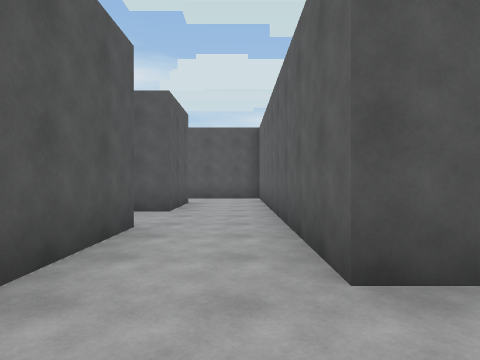
view 1 (above)

18 first-person views from a walk through a scene from a Unity 3-D project. The camera is 1.3 m above the floor, looks level and sees 75° across. The floor is counted in squares, 2 m on a side. Each view is taken from the middle of a square. On the plan, view 1 faces up. The plan holds only what a view shows up to about 10 squares ahead; the rest is blank. The place goes on beyond the plan. The player character is not drawn. Some animated figures are not drawn.

view 2
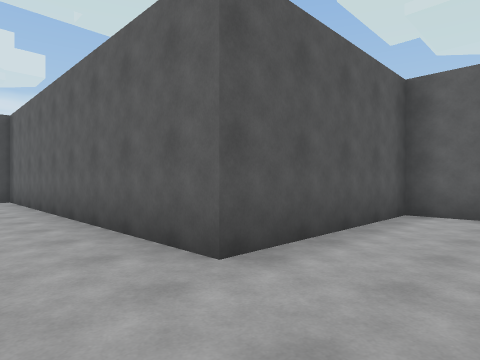

view 3
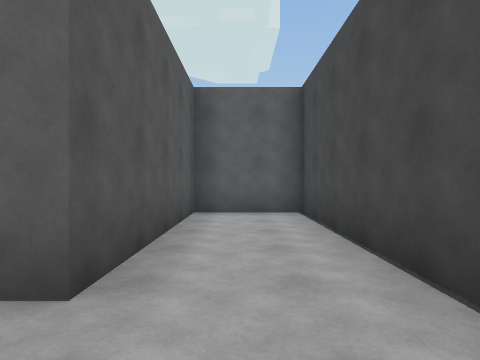

view 4
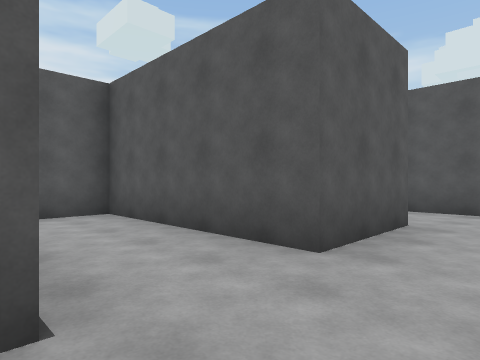

view 5
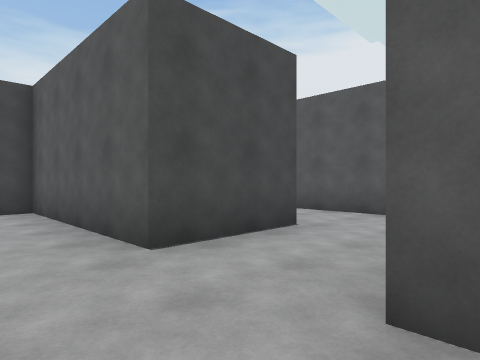

view 6
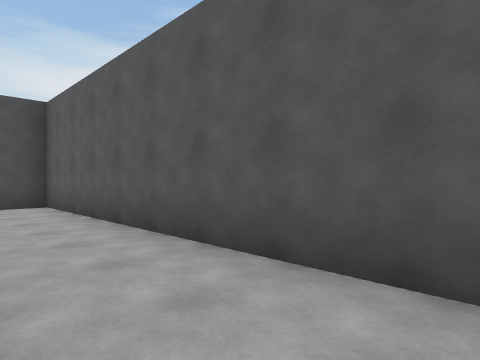

view 7
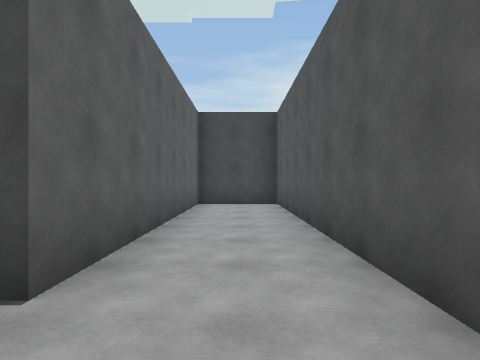

view 8
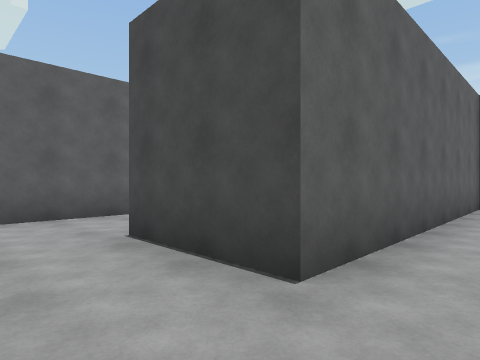

view 9
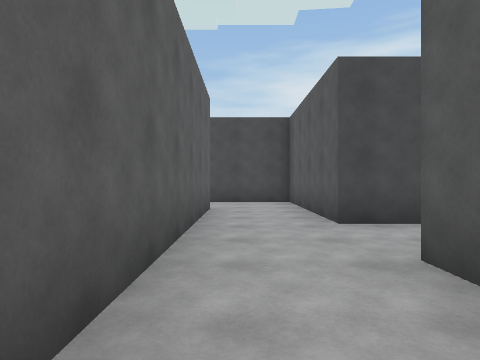

view 10
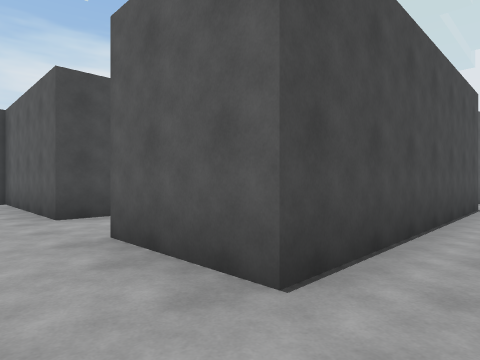

view 11
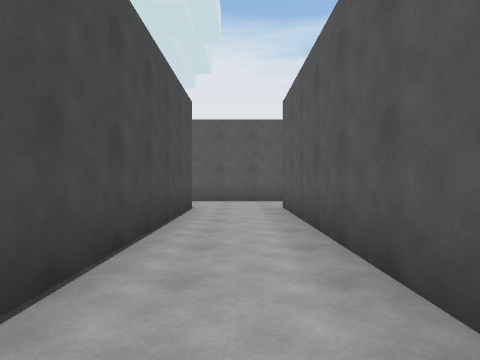

view 12
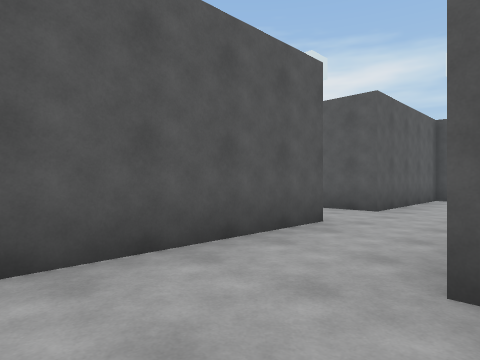

view 13
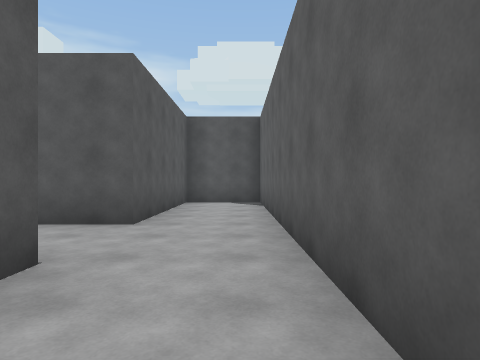

view 14
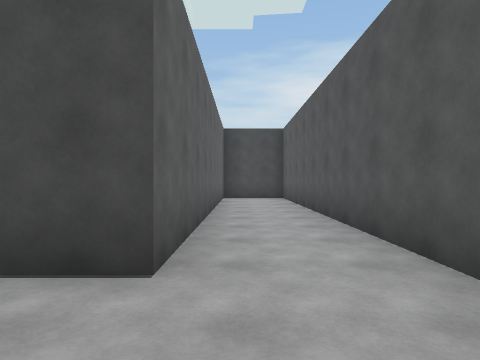

view 15
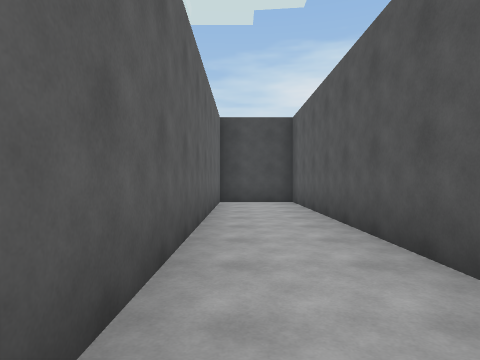

view 16
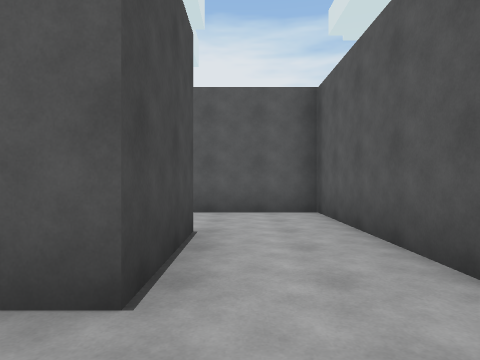

view 17
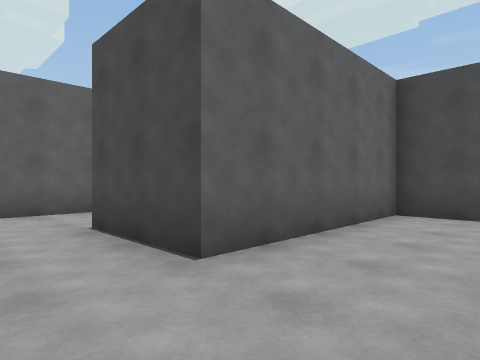

view 18
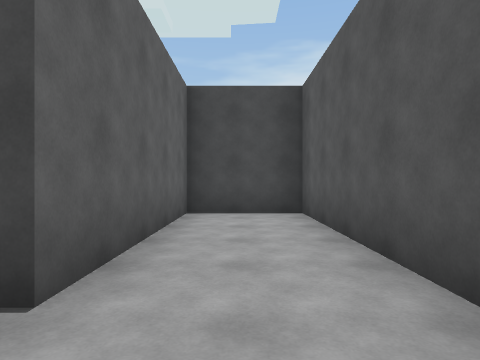

### Floor plan
Points are (right, up) in squares from view 1. A wall is a line through its corners. A room is listed if a view was taken in it or the views show most of it. See-through windows are left out.
Room 1 (views 1, 2, 3, 4, 5)
walls: (-3.9, 4.3) (-1.5, 4.3) (-1.5, -0.2) (5.2, -0.2) (5.2, 1.9) (0.7, 1.9) (0.7, 8.5); (-1.5, 8.9) (-1.5, 6.5) (-3.5, 6.5)
ways out: opening at (-2.5, 5.5) to room 2; opening at (-0.5, 7.5) to room 3
Room 2 (views 6, 7, 8)
walls: (-3.5, 6.5) (-6, 6.5) (-6, -2.5) (-3.9, -2.5) (-3.9, 4.3)
ways out: opening at (-2.5, 5.5) to room 1
Room 3 (views 9, 10, 11, 12, 13, 14, 15, 16, 17, 18)
walls: (-8.4, 11.8) (-8.4, 19.8); (0.7, 8.5) (0.7, 11) (-8.5, 11); (-8.4, 0.1) (-8.4, 8.9) (-1.5, 8.9); (-8.4, 20.1) (-10.6, 20.1) (-10.6, 15.6) (-15.2, 15.6) (-15.2, 8.9) (-13, 8.9) (-13, 13.4) (-10.6, 13.4) (-10.6, -0.2) (-8.4, -0.2)
ways out: opening at (-0.5, 7.5) to room 1

Where each view was taken, in squares from view 1:
view 1: 0 up, 0 right, facing up
view 2: 0 up, 1 left, facing up-right
view 3: 1 up, 1 left, facing right
view 4: 4 up, 0 right, facing up-left
view 5: 7 up, 0 right, facing down-left
view 6: 6 up, 4 left, facing down-left
view 7: 6 up, 5 left, facing down
view 8: 6 up, 5 left, facing down-right
view 9: 9 up, 0 right, facing down
view 10: 10 up, 0 right, facing down-left
view 11: 10 up, 1 left, facing left
view 12: 9 up, 8 left, facing up-left
view 13: 11 up, 9 left, facing up
view 14: 11 up, 9 left, facing down
view 15: 9 up, 9 left, facing down
view 16: 14 up, 9 left, facing left
view 17: 15 up, 15 left, facing down-right
view 18: 15 up, 14 left, facing down
